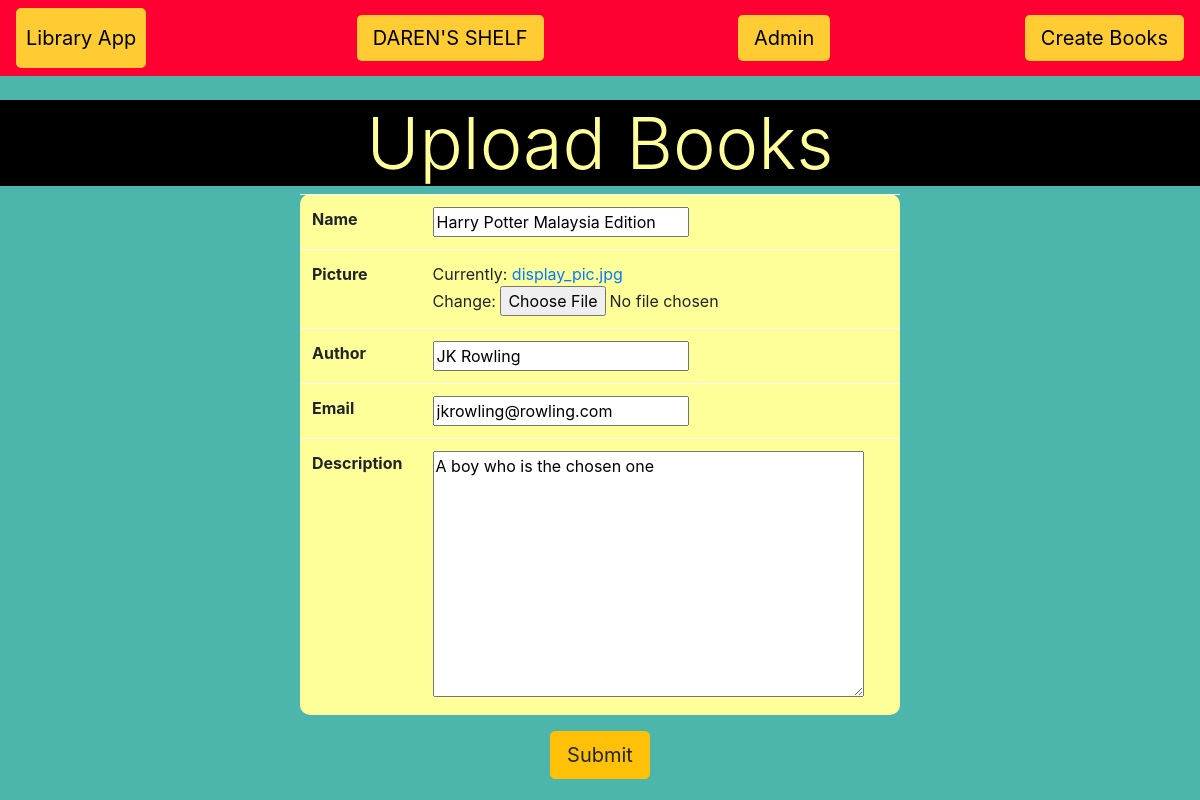
/book/update/1, run on the app's committed database.
### book/models.py (models this page shows, shortened)
class Book(models.Model):
    name = models.CharField(max_length=50)
    picture = models.ImageField()
    author = models.CharField(max_length=50, default='anonymous')
    email = models.EmailField(blank=True)
    description = models.TextField(default="No description available")

### book/views.py (the view)
# urls.py: path('update/<int:book_id>',views.update_book),
def update_book(request, book_id):
    book_id = int(book_id)
    try:
        book_query = Book.objects.get(id=book_id)
    except Book.DoesNotExist:
        return redirect('index')
    book_form = BookForm(request.POST or None, instance = book_query)
    if book_form.is_valid():
        book_form.save()
        return redirect('index')
    return render(request,'book/upload_form.html',{'book_form':book_form})

### book/forms.py
class BookForm(forms.ModelForm):
    class Meta:
        model = Book
        fields = '__all__'

### templates/book/upload_form.html (shortened to what this page needs)
{% extends 'book/library.html' %}
{% block content %}
    <center>
    <h1 class="display-3" style="background-color:#000000;color:#FFFF99;">Upload Books</h1>
    <form method = 'POST' enctype="multipart/form-data">
        <table class = 'w-50 table table-light' style="border-radius:10px;background-color:#FFFF99;">
            {% for field in book_form %}
            <tr>
                <th>{{field.label}}</th>
                <td>{{ field }}</td>
            </tr>
            {% endfor %}
        </table>
        <button type="submit" class="btn btn-lg btn-warning">Submit</button>
    </form>
</center>
{% endblock %}

### data on the page
Book: book_form "Harry Potter Malaysia Edition" "JK Rowling" "jkrowling@rowling.com" "A boy who is the chosen one"

### other printed values
{{ field.label }} "Name" "Picture" "Author" "Email" "Description"
